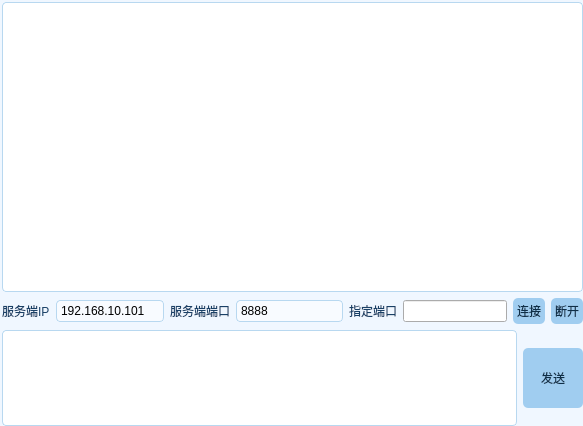
<?xml version="1.0" encoding="UTF-8"?>
<ui version="4.0">
 <class>Widget</class>
 <widget class="QWidget" name="Widget">
  <property name="geometry">
   <rect>
    <x>0</x>
    <y>0</y>
    <width>583</width>
    <height>426</height>
   </rect>
  </property>
  <property name="windowTitle">
   <string>网络调试助手-客户端-绯色</string>
  </property>
  <property name="styleSheet">
   <string notr="true">
QWidget#Widget{
    background-color:#f0f7ff;
}
QLabel{
    color:#194066;
    font-size:9pt;
}
QLineEdit#lineEditAddr, QLineEdit#lineEditPort{
    background-color:#f8fbff;
    border:1px solid #b8d8f0;
    border-radius:4px;
    padding:2px;
}
QTextEdit#textEditRev, QTextEdit#textEditSend{
    background-color:#ffffff;
    border:1px solid #b8d8f0;
    border-radius:4px;
}
QPushButton{
    background-color:#a0cdf0;
    border:none;
    border-radius:5px;
    color:#0f2f48;
    padding:4px;
}
QPushButton:hover{
    background-color:#7fb9e8;
}
QPushButton:pressed{
    background-color:#60a4dd;
    color:white;
}
   </string>
  </property>
  <widget class="QWidget" name="">
   <property name="geometry">
    <rect>
     <x>2</x>
     <y>2</y>
     <width>581</width>
     <height>424</height>
    </rect>
   </property>
   <layout class="QVBoxLayout" name="verticalLayout" stretch="6,1,2">
    <item>
     <widget class="QTextEdit" name="textEditRev"/>
    </item>
    <item>
     <layout class="QHBoxLayout" name="horizontalLayout">
      <item>
       <widget class="QLabel" name="label">
        <property name="text">
         <string>服务端IP</string>
        </property>
       </widget>
      </item>
      <item>
       <widget class="QLineEdit" name="lineEditAddr">
        <property name="text">
         <string>192.168.10.101</string>
        </property>
       </widget>
      </item>
      <item>
       <widget class="QLabel" name="label_2">
        <property name="text">
         <string>服务端端口</string>
        </property>
       </widget>
      </item>
      <item>
       <widget class="QLineEdit" name="lineEditPort">
        <property name="sizePolicy">
         <sizepolicy hsizetype="Preferred" vsizetype="Fixed">
          <horstretch>0</horstretch>
          <verstretch>0</verstretch>
         </sizepolicy>
        </property>
        <property name="text">
         <string>8888</string>
        </property>
       </widget>
      </item>
      <item>
       <widget class="QLabel" name="label_3">
        <property name="text">
         <string>指定端口</string>
        </property>
       </widget>
      </item>
      <item>
       <widget class="QLineEdit" name="lineEditLocalPort"/>
      </item>
      <item>
       <widget class="QPushButton" name="btnConnect">
        <property name="text">
         <string>连接</string>
        </property>
       </widget>
      </item>
      <item>
       <widget class="QPushButton" name="btndisConnect">
        <property name="text">
         <string>断开</string>
        </property>
       </widget>
      </item>
     </layout>
    </item>
    <item>
     <layout class="QHBoxLayout" name="horizontalLayout_2">
      <item>
       <widget class="QTextEdit" name="textEditSend"/>
      </item>
      <item>
       <widget class="QPushButton" name="btnSend">
        <property name="minimumSize">
         <size>
          <width>60</width>
          <height>60</height>
         </size>
        </property>
        <property name="text">
         <string>发送</string>
        </property>
       </widget>
      </item>
     </layout>
    </item>
   </layout>
  </widget>
 </widget>
 <resources/>
 <connections/>
</ui>
